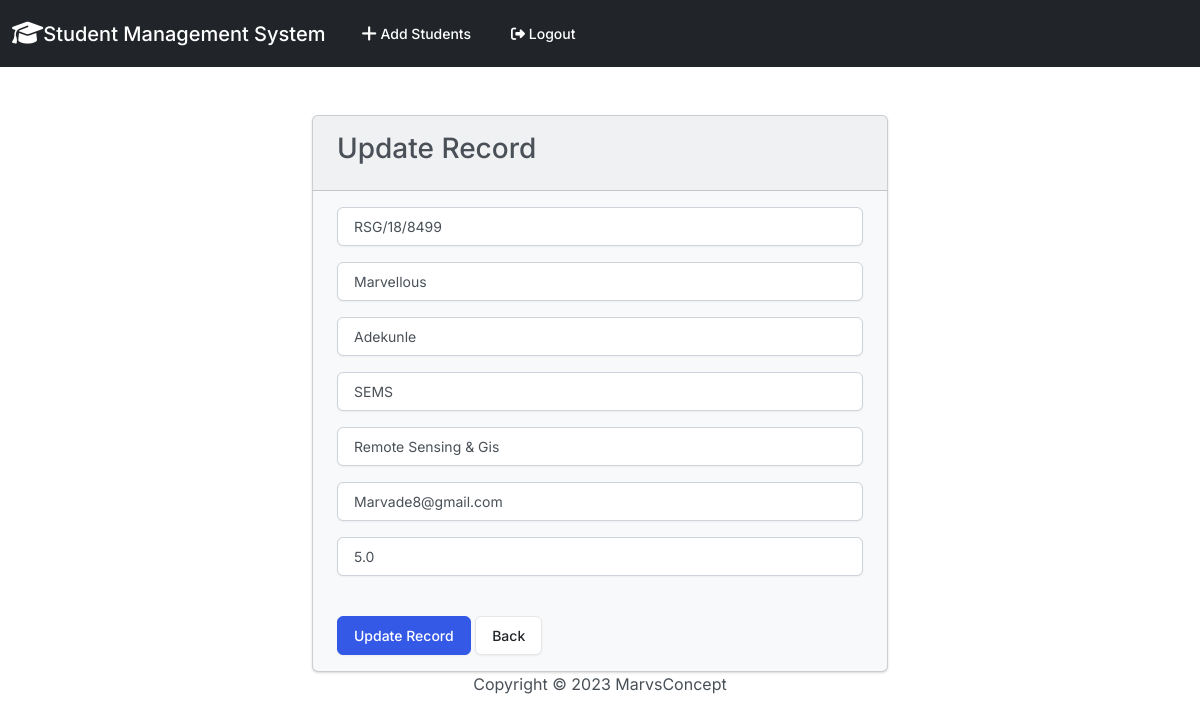
Page /update_record/1 (signed in) on the earlier database version.
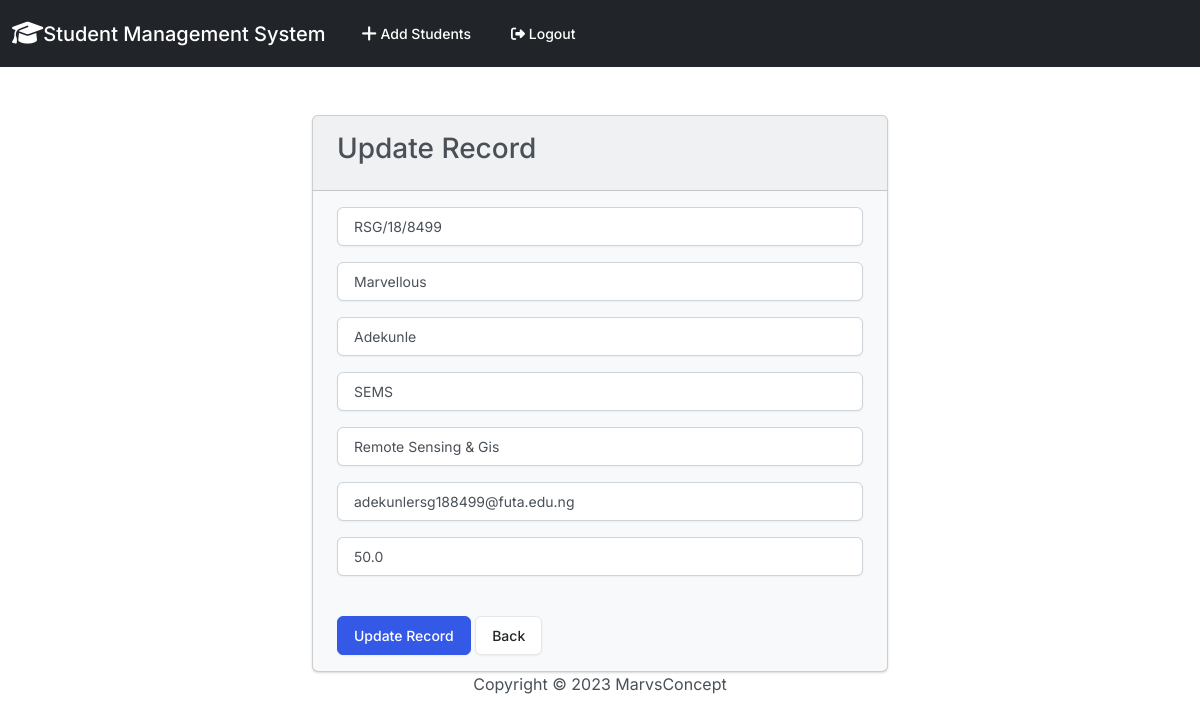
Same page on the later database version.
### students/models.py (models this page shows, shortened)
class Record(models.Model):
    created_at = models.DateTimeField(auto_now_add=True)
    matric_no = models.CharField(max_length = 50)
    first_name = models.CharField(max_length=50)
    last_name = models.CharField(max_length=50)
    faculty = models.CharField(max_length=50)
    department = models.CharField(max_length=50)
    email =  models.EmailField(max_length=50)
    gpa = models.FloatField()

### students/views.py (the view)
# urls.py: path('update_record/<int:pk>', views.update_record, name='update_record'),
def update_record(request, pk):
    if request.user.is_authenticated:
        current_record = Record.objects.get(id=pk)
        form = AddRecordForm(request.POST or None, instance=current_record)
        if form.is_valid():
            form.save()
            messages.success(request, "Recorded Updated Successfully...")
            return redirect('home')
        return render(request, 'update_record.html', {'form':form})
    else:
        messages.success(request, "You must be logged in to Update records")
        return redirect('home')

### students/forms.py
class AddRecordForm(forms.ModelForm):
    matric_no = forms.CharField(required=True, widget=forms.TextInput(attrs={'placeholder':'Matric No', 'class':'form-control'}), label="")
    first_name =forms.CharField(required=True, widget=forms.TextInput(attrs={'placeholder':'First Name', 'class':'form-control'}), label="")
    last_name = forms.CharField(required=True, widget=forms.TextInput(attrs={'placeholder':'Last Name', 'class':'form-control'}), label="")
    faculty = forms.CharField(required=True, widget=forms.TextInput(attrs={'placeholder':'Faculty', 'class':'form-control'}), label="")
    department = forms.CharField(required=True, widget=forms.TextInput(attrs={'placeholder':'Deparment', 'class':'form-control'}), label="")
    email =  forms.EmailField(required=True, widget=forms.TextInput(attrs={'placeholder':'Email', 'class':'form-control'}), label="")
    gpa = forms.FloatField(required=True, widget=forms.TextInput(attrs={'placeholder':'GPA', 'class':'form-control'}), label="")
    class Meta:
       model = Record
       exclude = ("user",)

### students/templates/update_record.html (shortened to what this page needs)
{% extends 'base.html' %}
{% block content %}
<div class="container-fluid col-md-6 offset-md-3 ">
     <div class="card bg-light ">
        <div class="card-header"><strong><h3>Update Record</h3></strong></div>
        <div class="card-body">
            <form method="POST">
                {{ form.as_p}}
                    <br>
                <button type="submit" class="btn btn-primary">Update Record</button>
                <a href="{% url 'home' %}" class= "btn btn-secondary"> Back </a>
            </form>
        </div>
</div>
{% endblock %}

Differences in the rows shown:
changed Record "RSG/18/8499": email "Marvade8@gmail.com" → "adekunlersg188499@futa.edu.ng"; gpa "5.0" → "50.0"
